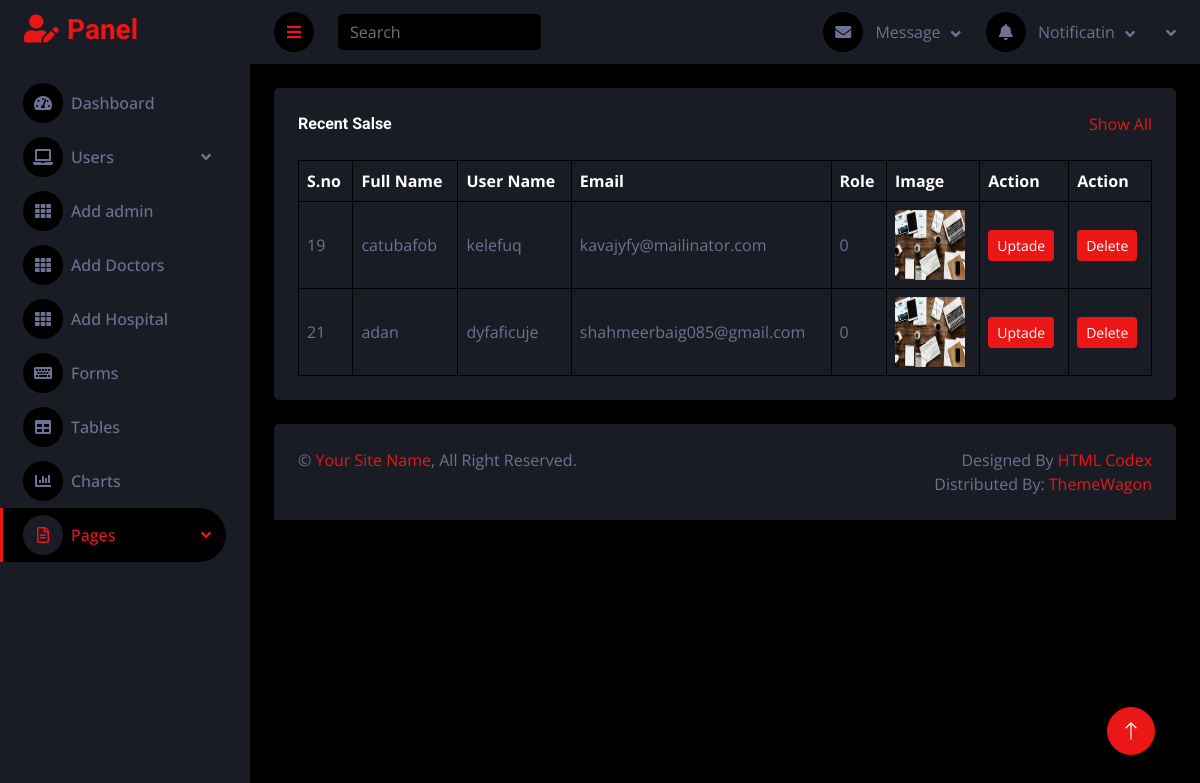
The page /admin/admins.php (signed in) on the database as committed earlier.
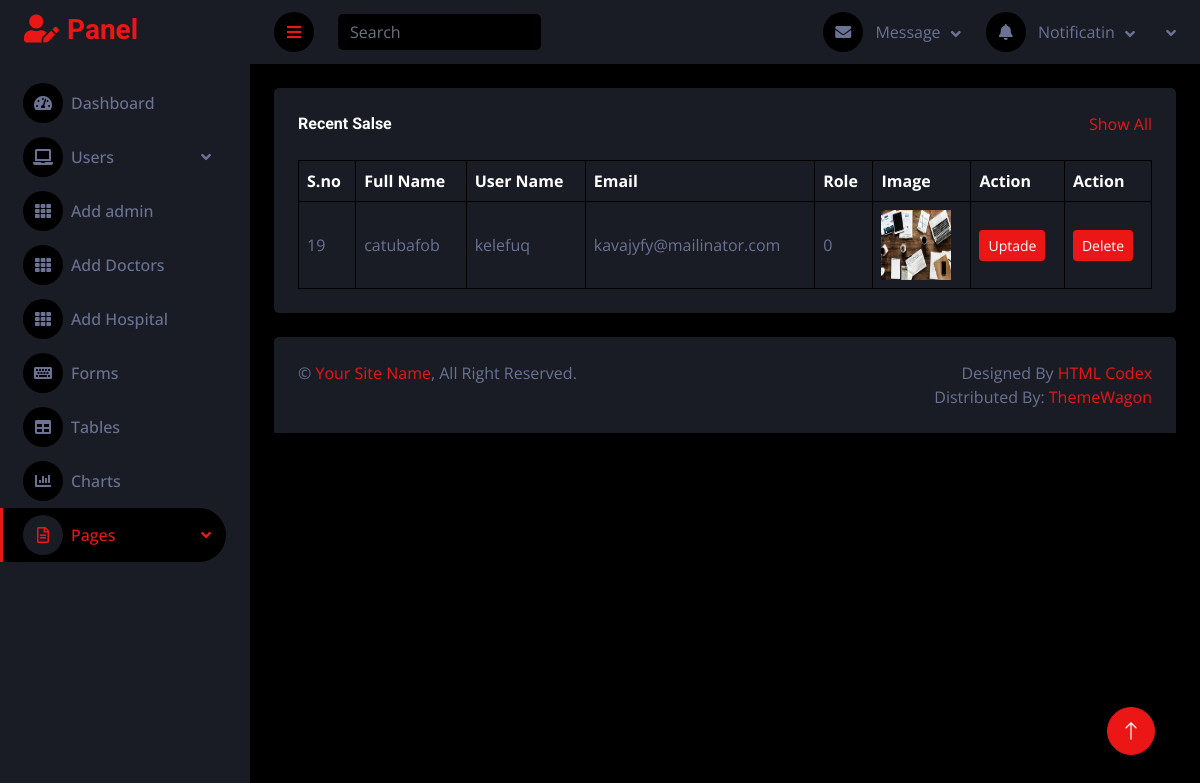
The same page on the database as committed later.
### tables this page shows
CREATE TABLE `user` (
  `id` int(11) NOT NULL,
  `fullname` varchar(100) NOT NULL,
  `username` varchar(10) NOT NULL,
  `email` varchar(100) NOT NULL,
  `password` varchar(10) NOT NULL,
  `role` int(11) NOT NULL,
  `img` varchar(100) NOT NULL
);

### admin/admins.php (the view)
<?php
include "sidebar.php";
include "navbar.php";
include "config.php";
$query = "SELECT * FROM `user`;";
$result = mysqli_query($conn, $query);
if (mysqli_num_rows($result) > 0) {
?>
    <div class="container-fluid pt-4 px-4">
        <div class="bg-secondary text-center rounded p-4">
            <div class="d-flex align-items-center justify-content-between mb-4">
                <h6 class="mb-0">Recent Salse</h6>
                <a href="">Show All</a>
            </div>
            <div class="table-responsive">
                <table class="table text-start align-middle table-bordered table-hover mb-0">
                    <thead>
                        <tr class="text-white">
                            <th scope="col">S.no</th>
                            <th scope="col">Full Name</th>
                            <th scope="col">User Name</th>
                            <th scope="col">Email</th>
                            <th scope="col">Role</th>
                            <th scope="col">Image</th>
                            <th scope="col">Action</th>
                            <th scope="col">Action</th>
                        </tr>
                    </thead>
                    <tbody>
                        <?php
                        while ($row = mysqli_fetch_assoc($result)) {
                        ?>
                            <tr>
                                <td><?php echo $row['id']; ?></td>
                                <td><?php echo $row['fullname']; ?></td>
                                <td><?php echo $row['username']; ?></td>
                                <td><?php echo $row['email']; ?></td>
                                <td><?php echo $row['role']; ?></td>
                                <td><img src="<?php echo $row['img']; ?>" width="70px" height="70px"></td>
                                <td><a class="btn btn-sm btn-primary" href="updateuser.php?id=<?php echo $row["id"];?>">Uptade</a></td>
                                <td><a class="btn btn-sm btn-primary" href="deleteuser.php?id=<?php echo $row["id"];?>">Delete</a></td>
                            </tr>
                        <?php } ?>
                    </tbody>
                </table>
            <?php } ?>
            </div>
        </div>
    </div>
    <?php include "footer.php";
    ?>

### admin/sidebar.php (shortened to what this page needs)
<!DOCTYPE html>
<html lang="en">
<head>
    <link href="https://cdnjs.cloudflare.com/ajax/libs/font-awesome/5.10.0/css/all.min.css" rel="stylesheet">
    <link href="https://cdn.jsdelivr.net/npm/bootstrap-icons@1.4.1/font/bootstrap-icons.css" rel="stylesheet">
    <link href="lib/owlcarousel/assets/owl.carousel.min.css" rel="stylesheet">
    <link href="lib/tempusdominus/css/tempusdominus-bootstrap-4.min.css" rel="stylesheet" />
    <link href="css/bootstrap.min.css" rel="stylesheet">
    <link href="css/style.css" rel="stylesheet">
</head>
<body>
    <div class="container-fluid position-relative d-flex p-0">
        <div class="sidebar pe-4 pb-3">
            <nav class="navbar bg-secondary navbar-dark">
                <a href="dashboard.php" class="navbar-brand mx-4 mb-3">
                    <h3 class="text-primary"><i class="fa fa-user-edit me-2"></i>Panel</h3>
                </a>
                <div class="navbar-nav w-100">
                    <a href="dashboard.php" class="nav-item nav-link"><i class="fa fa-tachometer-alt me-2"></i>Dashboard</a>
                    <div class="nav-item dropdown">
                        <a href="#" class="nav-link dropdown-toggle" data-bs-toggle="dropdown"><i class="fa fa-laptop me-2"></i>Users</a>
                    </div>
                    <a href="add-user.php" class="nav-item nav-link"><i class="fa fa-th me-2"></i>Add admin</a>
                    <a href="add-doctor.php" class="nav-item nav-link"><i class="fa fa-th me-2"></i>Add Doctors</a>
                    <a href="add-hospital.php" class="nav-item nav-link"><i class="fa fa-th me-2"></i>Add Hospital</a>
                    <a href="form.php" class="nav-item nav-link"><i class="fa fa-keyboard me-2"></i>Forms</a>
                    <a href="table.html" class="nav-item nav-link"><i class="fa fa-table me-2"></i>Tables</a>
                    <a href="chart.html" class="nav-item nav-link"><i class="fa fa-chart-bar me-2"></i>Charts</a>
                    <div class="nav-item dropdown">
                        <a href="#" class="nav-link dropdown-toggle active" data-bs-toggle="dropdown"><i class="far fa-file-alt me-2"></i>Pages</a>
                    </div>
                </div>
            </nav>
        </div>

### admin/navbar.php (shortened to what this page needs)
<div class="content">
    <nav class="navbar navbar-expand bg-secondary navbar-dark sticky-top px-4 py-0">
        <a href="#" class="sidebar-toggler flex-shrink-0">
            <i class="fa fa-bars"></i>
        </a>
        <form class="d-none d-md-flex ms-4">
            <input class="form-control bg-dark border-0" type="search" placeholder="Search">
        </form>
        <div class="navbar-nav align-items-center ms-auto">
            <div class="nav-item dropdown">
                <a href="#" class="nav-link dropdown-toggle" data-bs-toggle="dropdown">
                    <i class="fa fa-envelope me-lg-2"></i>
                    <span class="d-none d-lg-inline-flex">Message</span>
                </a>
            </div>
            <div class="nav-item dropdown">
                <a href="#" class="nav-link dropdown-toggle" data-bs-toggle="dropdown">
                    <i class="fa fa-bell me-lg-2"></i>
                    <span class="d-none d-lg-inline-flex">Notificatin</span>
                </a>
            </div>
            <div class="nav-item dropdown">
                <a href="#" class="nav-link dropdown-toggle" data-bs-toggle="dropdown">
                </a>
            </div>
        </div>
    </nav>

### admin/footer.php (shortened to what this page needs)
            <div class="container-fluid pt-4 px-4">
                <div class="bg-secondary rounded-top p-4">
                    <div class="row">
                        <div class="col-12 col-sm-6 text-center text-sm-start">
                            &copy; <a href="#">Your Site Name</a>, All Right Reserved.
                        </div>
                        <div class="col-12 col-sm-6 text-center text-sm-end">
                            Designed By <a href="https://htmlcodex.com">HTML Codex</a>
                            <br>Distributed By: <a href="https://themewagon.com" target="_blank">ThemeWagon</a>
                        </div>
                    </div>
                </div>
            </div>
        </div>
        <a href="#" class="btn btn-lg btn-primary btn-lg-square back-to-top"><i class="bi bi-arrow-up"></i></a>
    </div>
</body>
</html>

### admin/css/style.css (style rules this page uses)
:root { --primary: #EB1616; --secondary: #191C24; --light: #6C7293; --dark: #000000; }
.back-to-top { position: fixed; display: none; right: 45px; bottom: 45px; z-index: 99; }
.btn { transition: .5s; }
.btn-lg-square { width: 48px; height: 48px; }
.btn-square, .btn-sm-square, .btn-lg-square { padding: 0; display: inline-flex; align-items: center; justify-content: center; font-weight: normal; border-radius: 50px; }
.sidebar { position: fixed; top: 0; left: 0; bottom: 0; width: 250px; height: 100vh; overflow-y: auto; background: var(--secondary); transition: 0.5s; z-index: 999; }
.content { margin-left: 250px; min-height: 100vh; background: var(--dark); transition: 0.5s; }
@media (min-width: 992px) { .sidebar { margin-left: 0; } }
@media (min-width: 992px) { .content { width: calc(100% - 250px); } }
.sidebar .navbar .navbar-nav .nav-link { padding: 7px 20px; color: var(--light); font-weight: 500; border-left: 3px solid var(--secondary); border-radius: 0 30px 30px 0; outline: none; }
.sidebar .navbar .navbar-nav .nav-link:hover, .sidebar .navbar .navbar-nav .nav-link.active { color: var(--primary); background: var(--dark); border-color: var(--primary); }
.sidebar .navbar .navbar-nav .nav-link i { width: 40px; height: 40px; display: inline-flex; align-items: center; justify-content: center; background: var(--dark); border-radius: 40px; }
.sidebar .navbar .navbar-nav .nav-link:hover i, .sidebar .navbar .navbar-nav .nav-link.active i { background: var(--secondary); }
.sidebar .navbar .dropdown-toggle::after { position: absolute; top: 15px; right: 15px; border: none; content: "\f107"; font-family: "Font Awesome 5 Free"; font-weight: 900; transition: .5s; }
.content .navbar .navbar-nav .nav-link { margin-left: 25px; padding: 12px 0; color: var(--light); outline: none; }
.content .navbar .sidebar-toggler, .content .navbar .navbar-nav .nav-link i { width: 40px; height: 40px; display: inline-flex; align-items: center; justify-content: center; background: var(--dark); border-radius: 40px; }
.content .navbar .dropdown-toggle::after { margin-left: 6px; vertical-align: middle; border: none; content: "\f107"; font-family: "Font Awesome 5 Free"; font-weight: 900; transition: .5s; }

Rows that differ between the two databases and show on the page:
removed user: id "21", fullname "adan", username "dyfaficuje", email "shahmeerbaig085@gmail.com", role "0", img (picture)
